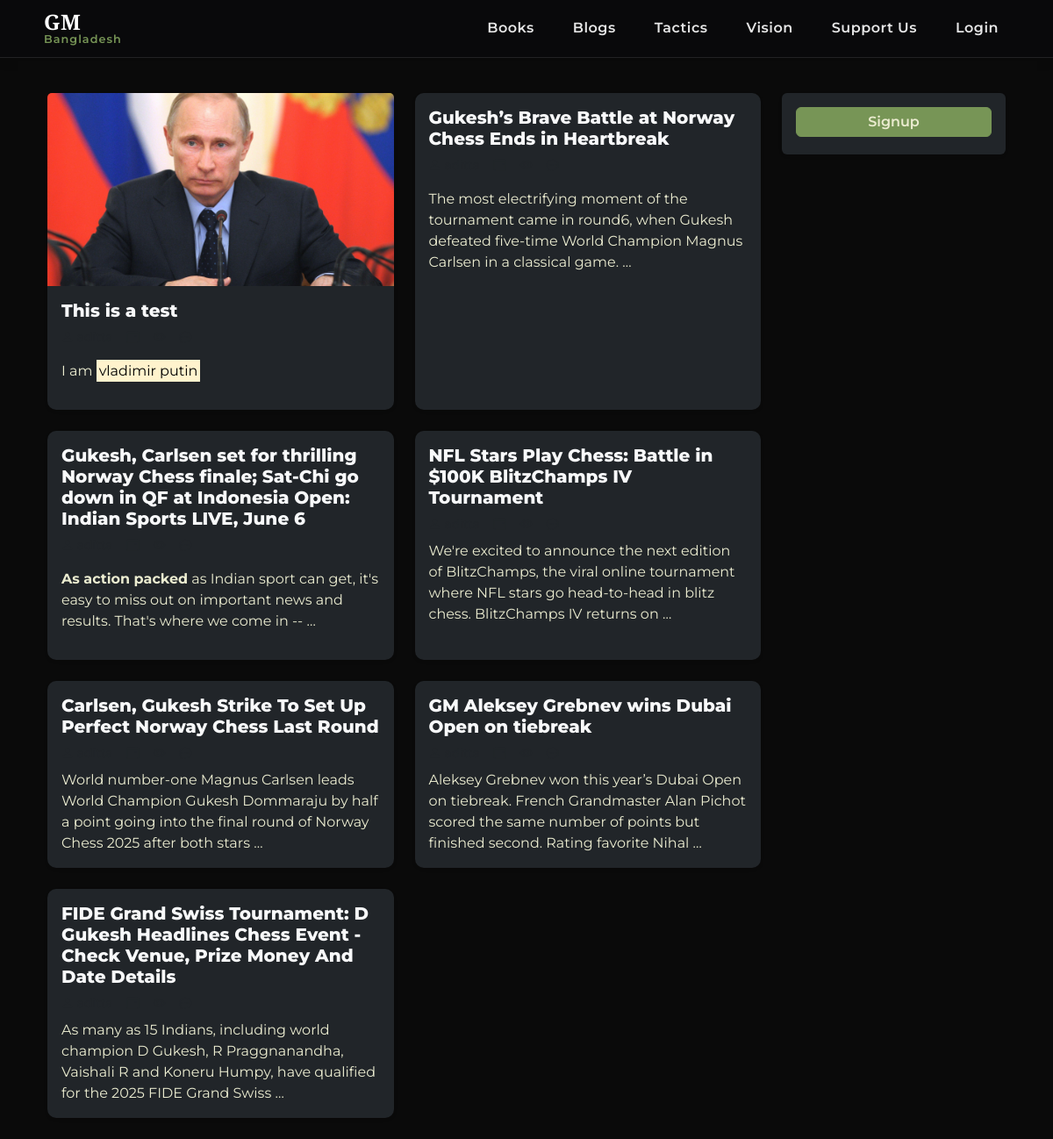
The app's page /blogs/, older data.
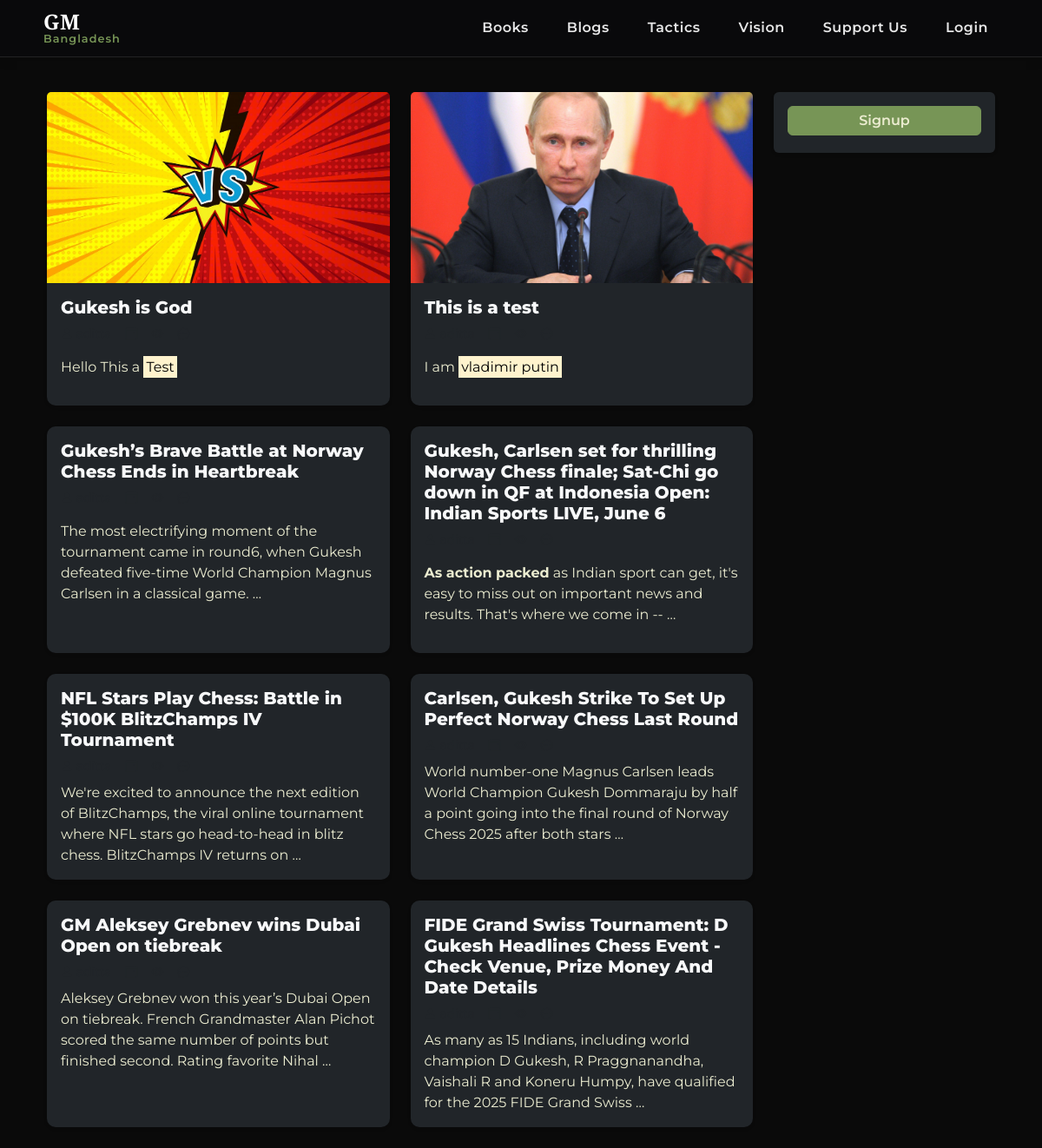
The same page, newer data.
### news/models.py (models this page shows, shortened)
class Article(models.Model):
    title = models.CharField(max_length=200)
    slug = models.SlugField(unique=True, blank=True, max_length=200)
    content = CKEditor5Field('Text', config_name='extends')
    author = models.ForeignKey('auth.User', on_delete=models.CASCADE)
    image = models.ImageField(upload_to='articles/', blank=True, null=True)
    published_at = models.DateTimeField(auto_now_add=True)
    is_big_news = models.BooleanField(default=False)

### news/views.py (the view)
# urls.py: path('blogs/', views.all_blogs, name='all_blogs'),
def all_blogs(request):
    blogs = Article.objects.all().order_by('-published_at')  # newest first
    return render(request, 'news/article_list.html', {'blogs': blogs})

### news/templatetags/nw_filter.py (called while the page is built)
@register.filter(name='remove_img_tags')
def remove_img_tags(value):
    return re.sub(r'<img[^>]*>', '', value)

### news/templates/news/article_list.html
{% extends "news/base.html" %}
{% load nw_filter %}
{% block content %}
<div class="container my-4">
    <div class="row g-4">
        {% if request.user.is_authenticated %}
        <div class="col-lg-3 col-md-4 order-1 order-md-2">
            <div class="sidebar bg-dark p-3 rounded shadow-sm">
                <h5 class="mb-3"><i class="bi bi-journal-text me-1"></i>{{ request.user.username }}'s Blog</h5>
                <a href="#" class="d-block mb-2 blog"><i class="bi bi-person-lines-fill me-2"></i> My Blogs</a>
                <a href="{% url 'all_blogs' %}" class="d-block mb-2 blog"><i class="bi bi-collection me-2"></i> All Blogs</a>
                <a href="{% url 'write_article' %}" class="btn btn-primary btn-sm mt-3"
                    style="width: 100%; font-size: 1rem;">Create a post</a>
            </div>
        </div>
        {% else %}
        <div class="col-lg-3 col-md-4 order-1 order-md-2">
            <div class="sidebar bg-dark p-3 rounded shadow-sm">
                <a href="{% url 'write_article' %}" class="btn btn-primary btn-sm"
                    style="width: 100%; font-size: 1rem;">Signup</a>
            </div>
        </div>
        {% endif %}
        <div class="col-lg-9 col-md-8 order-2 order-md-1">
            <div class="row g-4">
                {% for blog in blogs %}
                <div class="col-lg-6 col-md-6 col-sm-12">
                    <div class="card bg-dark text-white h-100 border-0 shadow-sm">
                        {% if blog.image %}
                        <img src="{{ blog.image.url }}" class="card-img-top" alt="{{ blog.title }}"
                            style="height:220px; object-fit:cover;">
                        {% endif %}
                        <div class="card-body">
                            <h5 style="font-weight: 800;">
                                <a href="{% url 'article_detail' slug=blog.slug %}"
                                   class="text-decoration-none text-light stretched-link">
                                    {{ blog.title }}
                                </a>
                            </h5>
                            <div class="d-flex flex-wrap text-muted small mb-2">
                                <span class="me-3"><i class="bi bi-person-fill"></i> {{ blog.author.username }}</span>
                                <span class="me-3"><i class="bi bi-calendar-event"></i> {{ blog.created_at|date:"M d, Y" }}</span>
                                <span class="me-3"><i class="bi bi-eye"></i> {{ blog.views }}</span>
                                <span><i class="bi bi-chat-dots"></i> {{ blog.comments.count }}</span>
                            </div>
                            <p class="card-text">{{ blog.content|remove_img_tags|truncatewords:25|safe }}</p>
                        </div>
                    </div>
                </div>
                {% empty %}
                <p>No blogs available yet.</p>
                {% endfor %}
            </div>
        </div>
    </div>
</div>
{% endblock %}

Row changes from the older to the newer data that the page shows:
added Article: image (picture), title "Gukesh is God", content|remove_img_tags "Hello This a Test"
